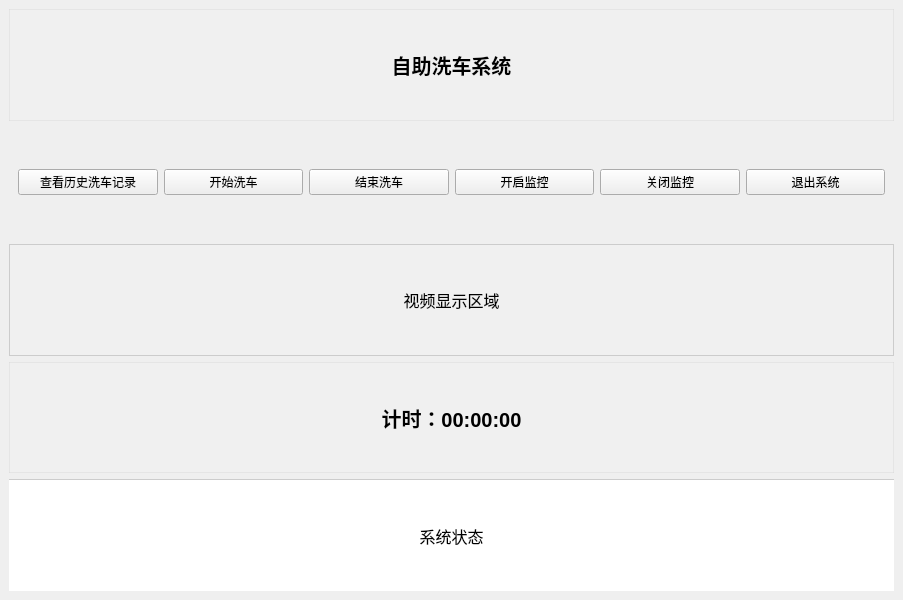
<?xml version="1.0" encoding="UTF-8"?>
<ui version="4.0">
 <class>MainWindow</class>
 <widget class="QMainWindow" name="MainWindow">
  <property name="geometry">
   <rect>
    <x>0</x>
    <y>0</y>
    <width>903</width>
    <height>600</height>
   </rect>
  </property>
  <property name="windowTitle">
   <string>自助洗车系统</string>
  </property>
  <widget class="QWidget" name="centralwidget">
   <layout class="QVBoxLayout" name="verticalLayout">
    <item>
     <widget class="QLabel" name="titleLabel">
      <property name="text">
       <string>自助洗车系统</string>
      </property>
      <property name="alignment">
       <set>Qt::AlignCenter</set>
      </property>
      <property name="styleSheet">
       <string>
        QLabel {
            font-size: 20px;
            font-weight: bold;
            background-color: rgba(240, 240, 240, 0.5); /* 半透明的浅灰色 */
            /* 设置一个几乎透明的边框，或者完全移除边框 */
            border: 1px solid rgba(204, 204, 204, 0.3); /* 50% 透明度的边框 */
            /* 或者完全移除边框 */
            /* border: none; */
            padding: 5px;
        }
       </string>
      </property>
      <property name="minimumHeight">
       <number>30</number>
      </property>
      <property name="maximumHeight">
       <number>30</number>
      </property>
     </widget>
    </item>
    <item>
     <widget class="QWidget" name="buttonWidget">
      <layout class="QHBoxLayout" name="horizontalLayout">
       <item>
        <widget class="QPushButton" name="viewHistoryButton">
         <property name="text">
          <string>查看历史洗车记录</string>
         </property>
        </widget>
       </item>
       <item>
        <widget class="QPushButton" name="startWashButton">
         <property name="text">
          <string>开始洗车</string>
         </property>
        </widget>
       </item>
       <item>
        <widget class="QPushButton" name="stopWashButton">
         <property name="text">
          <string>结束洗车</string>
         </property>
        </widget>
       </item>
       <item>
        <widget class="QPushButton" name="startMonitoringButton">
         <property name="text">
          <string>开启监控</string>
         </property>
        </widget>
       </item>
       <item>
        <widget class="QPushButton" name="stopMonitoringButton">
         <property name="text">
          <string>关闭监控</string>
         </property>
        </widget>
       </item>
       <item>
        <widget class="QPushButton" name="exitButton">
         <property name="text">
          <string>退出系统</string>
         </property>
        </widget>
       </item>
      </layout>
     </widget>
    </item>
    <item>
     <widget class="QLabel" name="videoLabel">
      <property name="text">
       <string>视频显示区域</string>
      </property>
      <property name="alignment">
       <set>Qt::AlignCenter</set>
      </property>
      <property name="frameShape">
       <enum>QFrame::Box</enum>
      </property>
      <property name="styleSheet">
       <string>
        QLabel {
          background-color: #F0F0F0;
          border: 1px solid #CCCCCC;
          font-size: 16px;
        }
       </string>
      </property>
      <property name="minimumHeight">
       <number>500</number> <!-- 设置最小高度为300 -->
      </property>
      <property name="maximumHeight">
       <number>500</number> <!-- 设置最大高度为300 -->
      </property>
     </widget>
    </item>
    <item>
     <widget class="QLabel" name="timerLabel">
      <property name="text">
       <string>计时：00:00:00</string>
      </property>
      <property name="alignment">
       <set>Qt::AlignCenter</set>
      </property>
      <property name="styleSheet">
       <string>
        QLabel {
            font-size: 20px;
            font-weight: bold;
            background-color: rgba(240, 240, 240, 0.5); /* 半透明的浅灰色 */
            /* 设置一个几乎透明的边框，或者完全移除边框 */
            border: 1px solid rgba(204, 204, 204, 0.3); /* 50% 透明度的边框 */
            /* 或者完全移除边框 */
            /* border: none; */
            padding: 5px;
        }
       </string>
      </property>
      <property name="minimumHeight">
       <number>30</number>
      </property>
      <property name="maximumHeight">
       <number>30</number>
      </property>
     </widget>
    </item>
    <item>
     <widget class="QLabel" name="statusLabel">
      <property name="text">
       <string>系统状态</string>
      </property>
      <property name="alignment">
       <set>Qt::AlignCenter</set>
      </property>
      <property name="styleSheet">
       <string>
        QLabel {
          background-color: #FFFFFF;
          border-top: 1px solid #CCCCCC;
          font-size: 16px;
          padding: 10px;
        }
       </string>
      </property>
     </widget>
    </item>
   </layout>
  </widget>
 </widget>
 <resources/>
 <connections/>
</ui>
